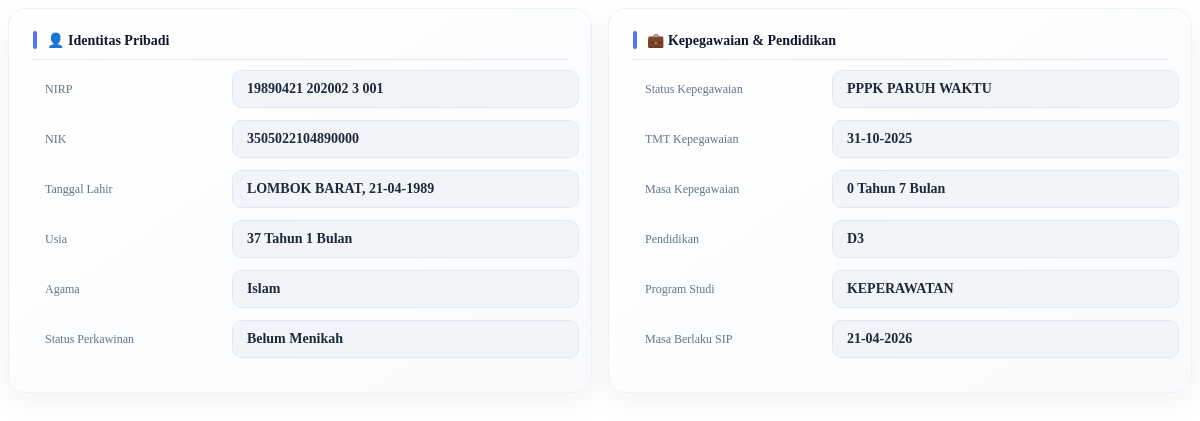
Page /pages/P3K-Paruh-Waktu/detailP3KPR.php?id=25 on the earlier database version.
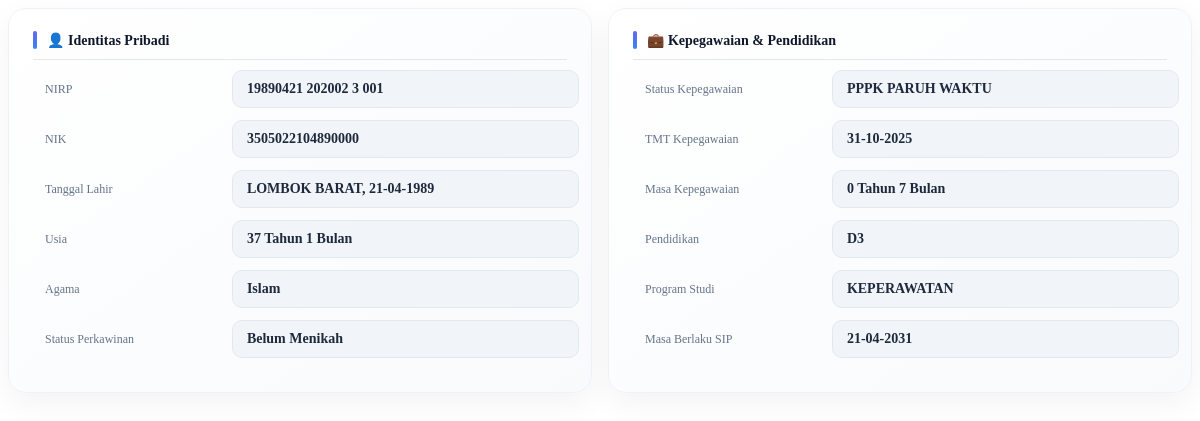
Same page on the later database version.
### tables this page shows
CREATE TABLE `pegawai_p3k_paruh_waktu` (
  `id` int(11) NOT NULL,
  `nama` varchar(255) DEFAULT NULL,
  `nik` varchar(50) DEFAULT NULL,
  `nip` varchar(50) DEFAULT NULL,
  `jenis_kelamin` varchar(20) DEFAULT NULL,
  `tanggal_lahir` date DEFAULT NULL,
  `alamat` varchar(255) DEFAULT NULL,
  `nomor_hp` varchar(20) DEFAULT NULL,
  `email` varchar(100) DEFAULT NULL,
  `jabatan` varchar(100) DEFAULT NULL,
  `unit` varchar(100) DEFAULT NULL,
  `tmt_masuk` date DEFAULT NULL,
  `status_kepegawaian` varchar(50) DEFAULT NULL,
  `tmt_kepegawaian` date DEFAULT NULL,
  `status_pegawai` enum('AKTIF','NONAKTIF','RESIGN','PENSIUN') DEFAULT 'AKTIF',
  `tmt_status` date DEFAULT NULL,
  `masa_berlaku` date DEFAULT NULL,
  `tempat_lahir` varchar(100) DEFAULT NULL,
  `agama` varchar(100) DEFAULT NULL,
  `status_perkawinan` varchar(20) DEFAULT NULL,
  `pendidikan` varchar(50) DEFAULT NULL,
  `program_studi` varchar(255) DEFAULT NULL
);

### pages/P3K-Paruh-Waktu/detailP3KPR.php (the view, shortened to what this page needs)
<?php
require_once('../../config/db.php');
$id = intval($_GET['id']);
$data = $koneksi->query("SELECT * FROM pegawai_p3k_paruh_waktu WHERE id=$id")->fetch_assoc();
$tgl_lahir = $data['tanggal_lahir'];
$lahir = new DateTime($tgl_lahir);
$today = new DateTime();
$diff = $today->diff($lahir);
$usia_tahun = $diff->y;
$usia_bulan = $diff->m;
if (!empty($data['tmt_kepegawaian']) && $data['tmt_kepegawaian'] != '0000-00-00') {
    $tmt_kepeg = new DateTime($data['tmt_kepegawaian']);
    $today = new DateTime();
    $diff_kepeg = $today->diff($tmt_kepeg);
    $kepeg_tahun = $diff_kepeg->y;
    $kepeg_bulan = $diff_kepeg->m;
} else {
    $kepeg_tahun = '-';
    $kepeg_bulan = '';
}
?>
<div class="detail-container">
    <div class="card-box">
        <div class="section-title">👤 Identitas Pribadi</div>
        <div class="item">
            <span class="label">NIRP</span>
            <span class="value"><?= $data['nip']; ?></span>
        </div>
        <div class="item">
            <span class="label">NIK</span>
            <span class="value"><?= $data['nik']; ?></span>
        </div>
        <div class="item">
            <span class="label">Tanggal Lahir</span>
            <span class="value">
                <?= $data['tempat_lahir']; ?>, <?= date('d-m-Y', strtotime($data['tanggal_lahir'])); ?>
            </span>
        </div>
        <div class="item">
            <span class="label">Usia</span>
            <span class="value">
                <?= $usia_tahun; ?> Tahun <?= $usia_bulan; ?> Bulan
            </span>
        </div>
        <div class="item">
            <span class="label">Agama</span>
            <span class="value"><?= $data['agama']; ?></span>
        </div>
        <div class="item">
            <span class="label">Status Perkawinan</span>
            <span class="value"><?= $data['status_perkawinan']; ?></span>
        </div>
    </div>
    <div class="card-box">
        <div class="section-title">💼 Kepegawaian & Pendidikan</div>
        <div class="item">
            <span class="label">Status Kepegawaian</span>
            <span class="value"><?= $data['status_kepegawaian']; ?></span>
        </div>
        <div class="item">
            <span class="label">TMT Kepegawaian</span>
            <span class="value">
                <?= date('d-m-Y', strtotime($data['tmt_kepegawaian'])); ?>
            </span>
        </div>
        <div class="item">
            <span class="label">Masa Kepegawaian</span>
            <span class="value">
                <?= $kepeg_tahun; ?> Tahun <?= $kepeg_bulan; ?> Bulan
            </span>
        </div>
        <div class="item">
            <span class="label">Pendidikan</span>
            <span class="value"><?= $data['pendidikan']; ?></span>
        </div>
        <div class="item">
            <span class="label">Program Studi</span>
            <span class="value"><?= $data['program_studi']; ?></span>
        </div>
        <div class="item">
            <span class="label">Masa Berlaku SIP</span>
            <span class="value">
                <?= (!empty($data['masa_berlaku']) && $data['masa_berlaku'] != '0000-00-00')
                    ? date('d-m-Y', strtotime($data['masa_berlaku']))
                    : '-'; ?>
            </span>
        </div>
    </div>
</div>

### pages/P3K-Paruh-Waktu/detailP3KPR.php (style rules this page uses)
.detail-container { display: flex; gap: 16px; align-items: flex-start; }
.card-box { flex: 1; min-width: 0; overflow: hidden; transition: 0.2s; height: fit-content; background: linear-gradient(145deg, #ffffff, #f8fafc); border-radius: 18px; padding: 22px 24px; border: 1px solid #eef2f7; box-shadow: 0 10px 30px rgba(0, 0, 0, 0.05), inset 0 1px 0 rgba(255, 255, 255, 0.6); }
.section-title { display: flex; align-items: center; gap: 10px; font-size: 14px; font-weight: 700; color: #0f172a; margin-bottom: 10px; padding-bottom: 10px; border-bottom: 1px solid #e5e7eb; position: relative; }
.section-title::before { content: ""; width: 4px; height: 18px; border-radius: 6px; background: linear-gradient(180deg, #6366f1, #3b82f6); }
.item { display: grid; margin-bottom: 12px; gap: 12px; align-items: center; grid-template-columns: 35% 65%; }
.label { font-size: 12px; color: #64748b; font-weight: 500; line-height: 1.4; flex-shrink: 0; width: 120px; padding: 9px 12px; white-space: nowrap; }
.value { flex: 1; min-width: 0; font-size: 14px; font-weight: 600; color: #1e293b; padding: 10px 14px; border-radius: 10px; background: #f1f5f9; border: 1px solid #e2e8f0; word-break: normal; overflow-wrap: anywhere; }

Differences in the rows shown:
changed pegawai_p3k_paruh_waktu "LOMBOK BARAT": masa_berlaku "21-04-2026" → "21-04-2031"
